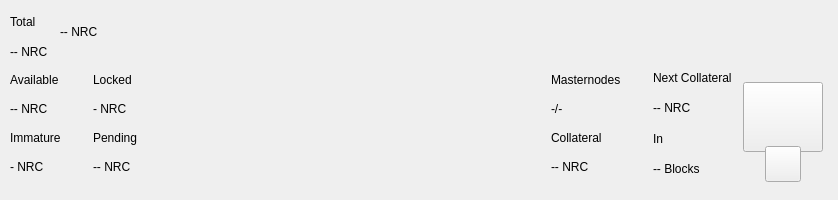
<?xml version="1.0" encoding="UTF-8"?>
<ui version="4.0">
 <class>TopBar</class>
 <widget class="QWidget" name="TopBar">
  <property name="geometry">
   <rect>
    <x>0</x>
    <y>0</y>
    <width>838</width>
    <height>200</height>
   </rect>
  </property>
  <property name="minimumSize">
   <size>
    <width>0</width>
    <height>200</height>
   </size>
  </property>
  <property name="maximumSize">
   <size>
    <width>16777215</width>
    <height>200</height>
   </size>
  </property>
  <property name="windowTitle">
   <string>Form</string>
  </property>
  <layout class="QVBoxLayout" name="verticalLayout_10" stretch="0">
   <property name="spacing">
    <number>0</number>
   </property>
   <property name="leftMargin">
    <number>0</number>
   </property>
   <property name="topMargin">
    <number>0</number>
   </property>
   <property name="rightMargin">
    <number>0</number>
   </property>
   <property name="bottomMargin">
    <number>0</number>
   </property>
   <item>
    <widget class="PFBorderImage" name="containerTop">
     <layout class="QVBoxLayout" name="verticalLayout_11">
      <property name="spacing">
       <number>0</number>
      </property>
      <property name="leftMargin">
       <number>0</number>
      </property>
      <property name="topMargin">
       <number>0</number>
      </property>
      <property name="rightMargin">
       <number>0</number>
      </property>
      <property name="bottomMargin">
       <number>0</number>
      </property>
      <item>
       <widget class="QWidget" name="top_container_2" native="true">
        <property name="minimumSize">
         <size>
          <width>0</width>
          <height>65</height>
         </size>
        </property>
        <layout class="QHBoxLayout" name="top_container">
         <property name="spacing">
          <number>0</number>
         </property>
         <property name="leftMargin">
          <number>10</number>
         </property>
         <property name="topMargin">
          <number>0</number>
         </property>
         <property name="rightMargin">
          <number>10</number>
         </property>
         <property name="bottomMargin">
          <number>0</number>
         </property>
         <item>
          <layout class="QHBoxLayout" name="horizontalLayout_4">
           <property name="spacing">
            <number>12</number>
           </property>
           <property name="rightMargin">
            <number>0</number>
           </property>
           <item>
            <widget class="QWidget" name="widgetAmount" native="true">
             <layout class="QVBoxLayout" name="verticalLayout_2">
              <property name="spacing">
               <number>2</number>
              </property>
              <property name="leftMargin">
               <number>0</number>
              </property>
              <property name="topMargin">
               <number>8</number>
              </property>
              <property name="rightMargin">
               <number>0</number>
              </property>
              <property name="bottomMargin">
               <number>0</number>
              </property>
              <item>
               <widget class="QLabel" name="labelTitle1">
                <property name="text">
                 <string>Total</string>
                </property>
               </widget>
              </item>
              <item>
               <widget class="QLabel" name="labelAmountPiv">
                <property name="text">
                 <string notr="true">-- NRC</string>
                </property>
               </widget>
              </item>
             </layout>
            </widget>
           </item>
           <item alignment="Qt::AlignVCenter">
            <widget class="QWidget" name="widgetTopAmount" native="true">
             <property name="sizePolicy">
              <sizepolicy hsizetype="Preferred" vsizetype="Maximum">
               <horstretch>0</horstretch>
               <verstretch>0</verstretch>
              </sizepolicy>
             </property>
             <layout class="QHBoxLayout" name="horizontalLayout_5">
              <property name="spacing">
               <number>0</number>
              </property>
              <property name="leftMargin">
               <number>0</number>
              </property>
              <property name="topMargin">
               <number>0</number>
              </property>
              <property name="rightMargin">
               <number>0</number>
              </property>
              <property name="bottomMargin">
               <number>0</number>
              </property>
              <item alignment="Qt::AlignTop">
               <widget class="QLabel" name="labelAmountTopPiv">
                <property name="minimumSize">
                 <size>
                  <width>0</width>
                  <height>36</height>
                 </size>
                </property>
                <property name="styleSheet">
                 <string notr="true">padding:0px;margin:0px;</string>
                </property>
                <property name="text">
                 <string notr="true">-- NRC</string>
                </property>
               </widget>
              </item>
             </layout>
            </widget>
           </item>
           <item>
            <spacer name="horizontalSpacer">
             <property name="orientation">
              <enum>Qt::Horizontal</enum>
             </property>
             <property name="sizeHint" stdset="0">
              <size>
               <width>40</width>
               <height>20</height>
              </size>
             </property>
            </spacer>
           </item>
           <item alignment="Qt::AlignRight">
            <widget class="QWidget" name="layoutSync" native="true">
             <property name="minimumSize">
              <size>
               <width>0</width>
               <height>36</height>
              </size>
             </property>
             <property name="maximumSize">
              <size>
               <width>16777215</width>
               <height>36</height>
              </size>
             </property>
             <layout class="QVBoxLayout" name="verticalLayout_9">
              <property name="leftMargin">
               <number>0</number>
              </property>
              <property name="topMargin">
               <number>0</number>
              </property>
              <property name="rightMargin">
               <number>0</number>
              </property>
              <property name="bottomMargin">
               <number>0</number>
              </property>
              <item>
               <widget class="ExpandableButton" name="pushButtonSync" native="true">
                <property name="minimumSize">
                 <size>
                  <width>36</width>
                  <height>36</height>
                 </size>
                </property>
                <property name="maximumSize">
                 <size>
                  <width>16777215</width>
                  <height>36</height>
                 </size>
                </property>
               </widget>
              </item>
             </layout>
            </widget>
           </item>
           <item>
            <widget class="ExpandableButton" name="pushButtonHDUpgrade" native="true">
             <property name="minimumSize">
              <size>
               <width>36</width>
               <height>36</height>
              </size>
             </property>
             <property name="maximumSize">
              <size>
               <width>16777215</width>
               <height>36</height>
              </size>
             </property>
            </widget>
           </item>
           <item>
            <widget class="ExpandableButton" name="pushButtonStack" native="true">
             <property name="minimumSize">
              <size>
               <width>36</width>
               <height>36</height>
              </size>
             </property>
             <property name="maximumSize">
              <size>
               <width>16777215</width>
               <height>36</height>
              </size>
             </property>
            </widget>
           </item>
           <item>
            <widget class="ExpandableButton" name="pushButtonConf" native="true">
             <property name="minimumSize">
              <size>
               <width>36</width>
               <height>36</height>
              </size>
             </property>
             <property name="maximumSize">
              <size>
               <width>16777215</width>
               <height>36</height>
              </size>
             </property>
            </widget>
           </item>
           <item>
            <widget class="ExpandableButton" name="pushButtonMasternodes" native="true">
             <property name="minimumSize">
              <size>
               <width>36</width>
               <height>36</height>
              </size>
             </property>
             <property name="maximumSize">
              <size>
               <width>16777215</width>
               <height>36</height>
              </size>
             </property>
            </widget>
           </item>
           <item>
            <widget class="ExpandableButton" name="pushButtonConsole" native="true">
             <property name="minimumSize">
              <size>
               <width>36</width>
               <height>36</height>
              </size>
             </property>
             <property name="maximumSize">
              <size>
               <width>16777215</width>
               <height>36</height>
              </size>
             </property>
            </widget>
           </item>
           <item>
            <widget class="ExpandableButton" name="pushButtonConnection" native="true">
             <property name="minimumSize">
              <size>
               <width>36</width>
               <height>36</height>
              </size>
             </property>
             <property name="maximumSize">
              <size>
               <width>16777215</width>
               <height>36</height>
              </size>
             </property>
            </widget>
           </item>
           <item>
            <widget class="ExpandableButton" name="pushButtonTor" native="true">
             <property name="minimumSize">
              <size>
               <width>36</width>
               <height>36</height>
              </size>
             </property>
             <property name="maximumSize">
              <size>
               <width>16777215</width>
               <height>36</height>
              </size>
             </property>
            </widget>
           </item>
           <item>
            <widget class="ExpandableButton" name="pushButtonLock" native="true">
             <property name="sizePolicy">
              <sizepolicy hsizetype="Expanding" vsizetype="Expanding">
               <horstretch>0</horstretch>
               <verstretch>0</verstretch>
              </sizepolicy>
             </property>
             <property name="minimumSize">
              <size>
               <width>36</width>
               <height>0</height>
              </size>
             </property>
             <property name="maximumSize">
              <size>
               <width>16777215</width>
               <height>36</height>
              </size>
             </property>
            </widget>
           </item>
           <item>
            <widget class="ExpandableButton" name="pushButtonTheme" native="true">
             <property name="minimumSize">
              <size>
               <width>36</width>
               <height>36</height>
              </size>
             </property>
             <property name="maximumSize">
              <size>
               <width>16777215</width>
               <height>36</height>
              </size>
             </property>
            </widget>
           </item>
          </layout>
         </item>
        </layout>
       </widget>
      </item>
      <item>
       <widget class="QWidget" name="bottom_container" native="true">
        <property name="minimumSize">
         <size>
          <width>0</width>
          <height>135</height>
         </size>
        </property>
        <layout class="QHBoxLayout" name="botton_container">
         <property name="leftMargin">
          <number>10</number>
         </property>
         <property name="topMargin">
          <number>0</number>
         </property>
         <property name="rightMargin">
          <number>10</number>
         </property>
         <property name="bottomMargin">
          <number>10</number>
         </property>
         <item>
          <layout class="QHBoxLayout" name="horizontalLayout_3">
           <property name="spacing">
            <number>0</number>
           </property>
           <property name="bottomMargin">
            <number>9</number>
           </property>
           <item>
            <layout class="QVBoxLayout" name="verticalLayout_7">
             <property name="spacing">
              <number>0</number>
             </property>
             <property name="leftMargin">
              <number>0</number>
             </property>
             <property name="rightMargin">
              <number>0</number>
             </property>
             <item>
              <layout class="QHBoxLayout" name="horizontalLayout_2">
               <property name="spacing">
                <number>0</number>
               </property>
               <item>
                <layout class="QVBoxLayout" name="verticalLayout_6">
                 <item>
                  <widget class="QLabel" name="labelTitle5">
                   <property name="text">
                    <string>Available</string>
                   </property>
                  </widget>
                 </item>
                 <item>
                  <widget class="QLabel" name="labelAvailablePiv">
                   <property name="text">
                    <string>-- NRC</string>
                   </property>
                  </widget>
                 </item>
                 <item>
                  <widget class="QLabel" name="labelTitle4">
                   <property name="text">
                    <string>Immature</string>
                   </property>
                  </widget>
                 </item>
                 <item>
                  <widget class="QLabel" name="labelImmaturePiv">
                   <property name="text">
                    <string notr="true">- NRC</string>
                   </property>
                  </widget>
                 </item>
                </layout>
               </item>
               <item>
                <layout class="QVBoxLayout" name="verticalLayout_8">
                 <property name="leftMargin">
                  <number>32</number>
                 </property>
                 <item>
                  <widget class="QLabel" name="labelTitle6">
                   <property name="text">
                    <string>Locked</string>
                   </property>
                  </widget>
                 </item>
                 <item>
                  <widget class="QLabel" name="labelLockedPiv">
                   <property name="text">
                    <string>- NRC</string>
                   </property>
                  </widget>
                 </item>
                 <item>
                  <widget class="QLabel" name="labelTitle3">
                   <property name="text">
                    <string>Pending</string>
                   </property>
                  </widget>
                 </item>
                 <item>
                  <widget class="QLabel" name="labelPendingPiv">
                   <property name="text">
                    <string notr="true">-- NRC</string>
                   </property>
                  </widget>
                 </item>
                </layout>
               </item>
              </layout>
             </item>
            </layout>
           </item>
          </layout>
         </item>
         <item>
          <spacer name="horizontalSpacer_2">
           <property name="orientation">
            <enum>Qt::Horizontal</enum>
           </property>
           <property name="sizeHint" stdset="0">
            <size>
             <width>40</width>
             <height>20</height>
            </size>
           </property>
          </spacer>
         </item>
         <item>
          <layout class="QHBoxLayout" name="horizontalLayout_6">
           <property name="spacing">
            <number>0</number>
           </property>
           <property name="rightMargin">
            <number>0</number>
           </property>
           <property name="bottomMargin">
            <number>9</number>
           </property>
           <item>
            <layout class="QVBoxLayout" name="verticalLayout_5">
             <item>
              <widget class="QLabel" name="labelMasternodesTitle">
               <property name="text">
                <string>Masternodes</string>
               </property>
              </widget>
             </item>
             <item>
              <widget class="QLabel" name="labelMasternodeCount">
               <property name="text">
                <string>-/-</string>
               </property>
              </widget>
             </item>
             <item>
              <widget class="QLabel" name="labelTitle8">
               <property name="text">
                <string>Collateral</string>
               </property>
              </widget>
             </item>
             <item>
              <widget class="QLabel" name="labelCollateralPiv">
               <property name="text">
                <string notr="true">-- NRC</string>
               </property>
              </widget>
             </item>
            </layout>
           </item>
           <item>
            <widget class="QWidget" name="widgetNextCollateral" native="true">
             <layout class="QVBoxLayout" name="verticalLayout_12">
              <property name="leftMargin">
               <number>32</number>
              </property>
              <property name="topMargin">
               <number>0</number>
              </property>
              <property name="rightMargin">
               <number>0</number>
              </property>
              <property name="bottomMargin">
               <number>0</number>
              </property>
              <item>
               <widget class="QLabel" name="labelNextMasternodesTitle">
                <property name="text">
                 <string>Next Collateral</string>
                </property>
               </widget>
              </item>
              <item>
               <widget class="QLabel" name="labelNextCollateralValue">
                <property name="text">
                 <string>-- NRC</string>
                </property>
               </widget>
              </item>
              <item>
               <widget class="QLabel" name="labelTitle9">
                <property name="text">
                 <string>In</string>
                </property>
               </widget>
              </item>
              <item>
               <widget class="QLabel" name="labelNextCollateralBlocks">
                <property name="text">
                 <string notr="true">-- Blocks</string>
                </property>
               </widget>
              </item>
             </layout>
            </widget>
           </item>
          </layout>
         </item>
         <item>
          <widget class="QWidget" name="qrContainer" native="true">
           <property name="sizePolicy">
            <sizepolicy hsizetype="Preferred" vsizetype="Minimum">
             <horstretch>0</horstretch>
             <verstretch>0</verstretch>
            </sizepolicy>
           </property>
           <property name="minimumSize">
            <size>
             <width>90</width>
             <height>110</height>
            </size>
           </property>
           <property name="maximumSize">
            <size>
             <width>90</width>
             <height>110</height>
            </size>
           </property>
           <layout class="QVBoxLayout" name="containerQR">
            <property name="spacing">
             <number>0</number>
            </property>
            <property name="leftMargin">
             <number>5</number>
            </property>
            <property name="topMargin">
             <number>10</number>
            </property>
            <property name="rightMargin">
             <number>5</number>
            </property>
            <property name="bottomMargin">
             <number>0</number>
            </property>
            <item>
             <widget class="QPushButton" name="btnQr">
              <property name="minimumSize">
               <size>
                <width>70</width>
                <height>70</height>
               </size>
              </property>
              <property name="maximumSize">
               <size>
                <width>16777215</width>
                <height>70</height>
               </size>
              </property>
              <property name="focusPolicy">
               <enum>Qt::NoFocus</enum>
              </property>
              <property name="text">
               <string/>
              </property>
              <property name="iconSize">
               <size>
                <width>70</width>
                <height>70</height>
               </size>
              </property>
             </widget>
            </item>
            <item>
             <spacer name="verticalSpacer">
              <property name="orientation">
               <enum>Qt::Vertical</enum>
              </property>
              <property name="sizeType">
               <enum>QSizePolicy::Fixed</enum>
              </property>
              <property name="sizeHint" stdset="0">
               <size>
                <width>20</width>
                <height>20</height>
               </size>
              </property>
             </spacer>
            </item>
            <item alignment="Qt::AlignHCenter|Qt::AlignBottom">
             <widget class="QPushButton" name="pushButtonQR">
              <property name="minimumSize">
               <size>
                <width>36</width>
                <height>36</height>
               </size>
              </property>
              <property name="maximumSize">
               <size>
                <width>36</width>
                <height>36</height>
               </size>
              </property>
              <property name="focusPolicy">
               <enum>Qt::NoFocus</enum>
              </property>
              <property name="text">
               <string/>
              </property>
             </widget>
            </item>
           </layout>
          </widget>
         </item>
        </layout>
       </widget>
      </item>
     </layout>
    </widget>
   </item>
  </layout>
 </widget>
 <customwidgets>
  <customwidget>
   <class>PFBorderImage</class>
   <extends>QFrame</extends>
   <header>qt/pivx/pfborderimage.h</header>
   <container>1</container>
  </customwidget>
  <customwidget>
   <class>ExpandableButton</class>
   <extends>QWidget</extends>
   <header>qt/pivx/expandablebutton.h</header>
   <container>1</container>
  </customwidget>
 </customwidgets>
 <resources/>
 <connections/>
</ui>
